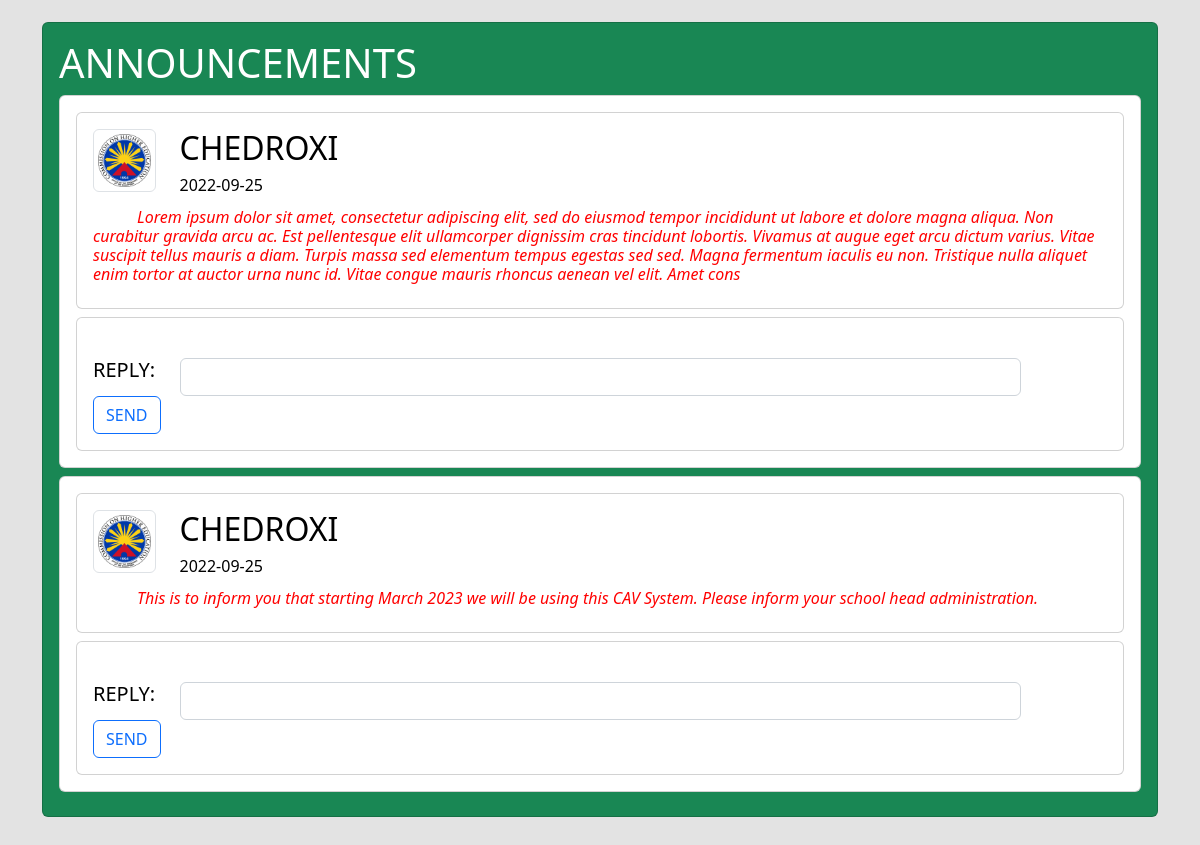
Before: /pages/client/index.php (lower part) with the older database file.
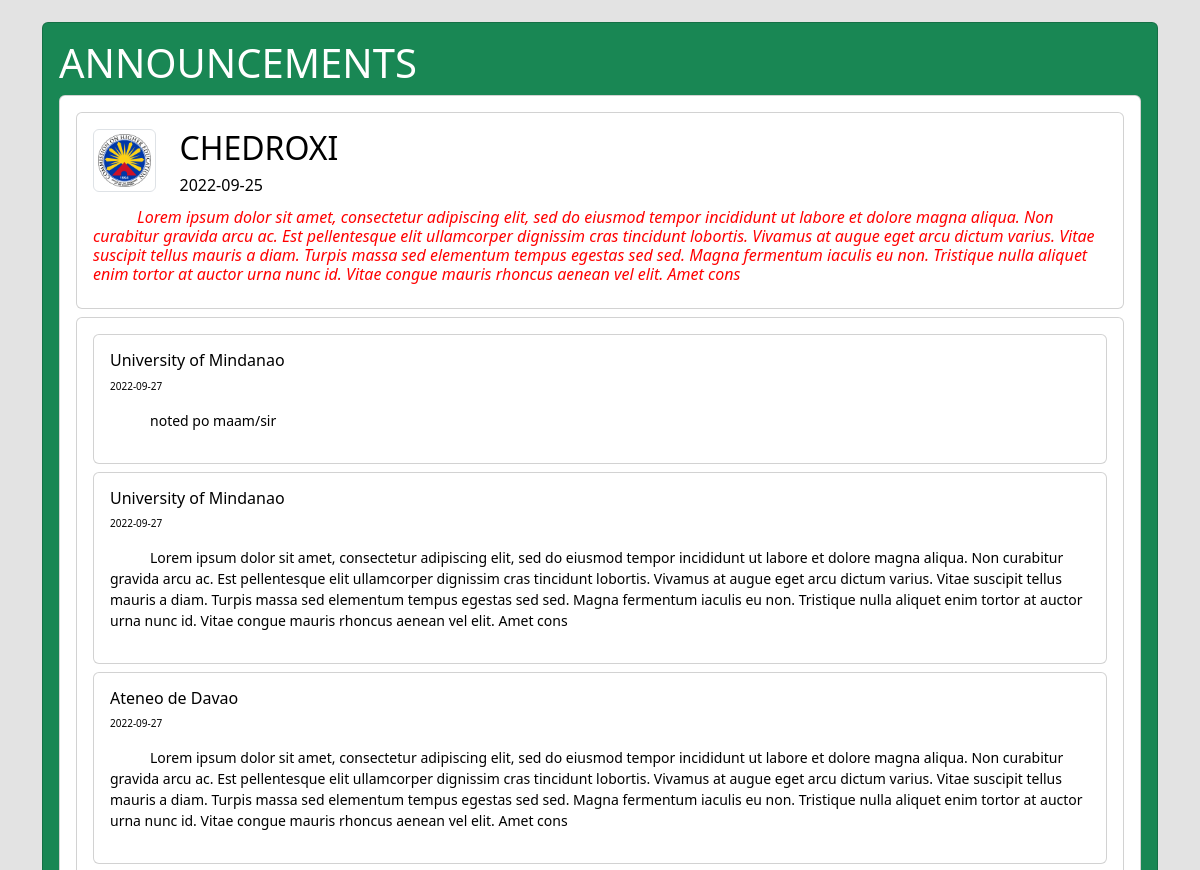
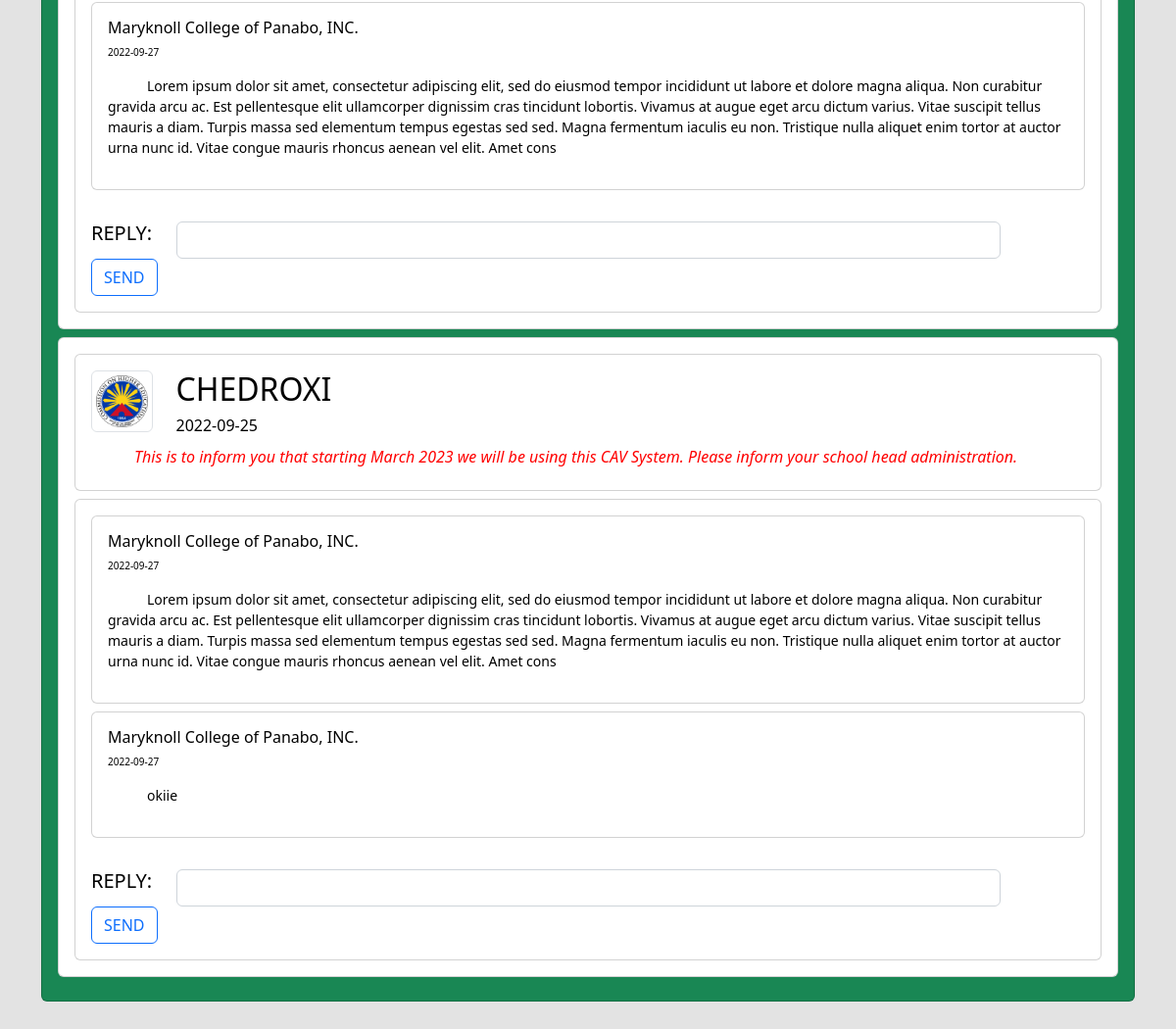
After: the same page with the newer database file (2 pictures, top to bottom).
### tables this page shows
CREATE TABLE `tbl_announcements` (
  `ID` int(11) NOT NULL,
  `description` varchar(500) NOT NULL,
  `date` date NOT NULL,
  `active` varchar(3) NOT NULL
);

CREATE TABLE `tbl_announcement_replies` (
  `id` int(11) NOT NULL,
  `schoolid` int(11) NOT NULL,
  `announcementid` int(11) NOT NULL,
  `reply` varchar(500) NOT NULL,
  `date` date NOT NULL
);

CREATE TABLE `tbl_schools` (
  `schoolID` int(11) NOT NULL,
  `schoolDesc` varchar(50) NOT NULL,
  `schoolCity` varchar(30) NOT NULL,
  `active` varchar(3) NOT NULL
);

### pages/client/index.php (the view, shortened to what this page needs)
<?php
include "../../modules/dbconnection.php";
$qry = "select * from tbl_announcements where active='yes' order by id desc";
$res = mysqli_query($connection,$qry);
?>
<!doctype html>
<html>
    <head>
        <link href="../../src/css/bootstrap.min.css" rel="stylesheet">
    </head>
    <body class="body-bg">
        <div class="container">
            <br>
            <div class="card text-bg-success">
                <div class="card-body">
                    <h1>ANNOUNCEMENTS</h1>
                        <?php while($fet = mysqli_fetch_assoc($res)) { $tmpid = $fet['ID']; ?>
                            <div class="card mb-2">
                                <div class="card-body">
                                    <div class="card mb-2">
                                        <div class="card-body">
                                            <div class="row">
                                                <div class="col-1 mb-3">
                                                    <img src="../../images/logo.png" class="img-thumbnail"alt="">
                                                </div>
                                                <div class="col"><h2 style="color:black;">CHEDROXI</h2><h6 style="color:black;"><?=$fet['date']?></h6></div>
                                            </div>
                                            <h6 style="color:red;font-style:italic;text-indent:5ch;"><?=$fet['description']?></h6>
                                        </div>
                                    </div>
                                    <form method="post" action="../../modules/announcement-reply.php">
                                        <div class="card">
                                            <div class="card-body">
                                                <?php $tmpsql = "select id,schooldesc,announcementid,reply,date from tbl_announcement_replies a inner join tbl_schools b where a.schoolid=b.schoolid and announcementid='$tmpid' order by date asc";$tmpres = mysqli_query($connection,$tmpsql);
                                                    while($tmpfet=mysqli_fetch_assoc($tmpres)){ ?>
                                                        <div class="card mb-2">
                                                            <div class="card-body">
                                                                <div class="col" style="color:black;">
                                                                    <h6><?=$tmpfet['schooldesc']?></h6>
                                                                    <p style="font-size:10px;"><?=$tmpfet['date']?></p>
                                                                </div>
                                                                <div class="col" style="color:black;"><p style="text-indent:5ch;font-size:14px;"><?=$tmpfet['reply']?></p></div>
                                                            </div>
                                                        </div>
                                                <?php } ?>
                                                <br>
                                                <div class="row">
                                                    <div class="col-1" style="color: black;"><h5>REPLY:</h5></div>
                                                    <div class="col-10">
                                                        <input type="text" class="form-control" name="reply" required>
                                                    </div>
                                                    <div class="col"><input type="submit" class="btn btn-outline-primary" value="SEND"></div>
                                                </div>
                                            </div>
                                        </div>
                                    </form>
                                </div>
                            </div>
                        <?php } ?>
                </div>
            </div>
        </div>
    </body>
</html>

### pages/client/index.php (style rules this page uses)
.container { margin-top: 80px; margin-bottom: 50px; }
.body-bg { background-color:#E0E0E0E0; }

Changed rows visible on the page:
added tbl_announcement_replies: schoolid.schoolDesc "University of Mindanao", date "2022-09-27", reply "noted po maam/sir", shown under tbl_announcements (number 1 of 2 on the later page)
added tbl_announcement_replies: schoolid.schoolDesc "University of Mindanao", date "2022-09-27", reply "Lorem ipsum dolor sit amet, consectetur adipiscing elit, sed do eiusmod tempor incididunt ut labore et dolore magna aliqua. Non curabitur gravida arcu ac. Est pellentesque elit ullamcorper dignissim cras tincidunt lobortis. Vivamus at augue eget arcu dictum varius. Vitae suscipit tellus mauris a diam. Turpis massa sed elementum tempus egestas sed sed. Magna fermentum iaculis eu non. Tristique nulla aliquet enim tortor at auctor urna nunc id. Vitae congue mauris rhoncus aenean vel elit. Amet cons", shown under tbl_announcements (number 1 of 2 on the later page)
added tbl_announcement_replies: schoolid.schoolDesc "Ateneo de Davao", date "2022-09-27", reply "Lorem ipsum dolor sit amet, consectetur adipiscing elit, sed do eiusmod tempor incididunt ut labore et dolore magna aliqua. Non curabitur gravida arcu ac. Est pellentesque elit ullamcorper dignissim cras tincidunt lobortis. Vivamus at augue eget arcu dictum varius. Vitae suscipit tellus mauris a diam. Turpis massa sed elementum tempus egestas sed sed. Magna fermentum iaculis eu non. Tristique nulla aliquet enim tortor at auctor urna nunc id. Vitae congue mauris rhoncus aenean vel elit. Amet cons", shown under tbl_announcements (number 1 of 2 on the later page)
added tbl_announcement_replies: schoolid.schoolDesc "Maryknoll College of Panabo, INC.", date "2022-09-27", reply "Lorem ipsum dolor sit amet, consectetur adipiscing elit, sed do eiusmod tempor incididunt ut labore et dolore magna aliqua. Non curabitur gravida arcu ac. Est pellentesque elit ullamcorper dignissim cras tincidunt lobortis. Vivamus at augue eget arcu dictum varius. Vitae suscipit tellus mauris a diam. Turpis massa sed elementum tempus egestas sed sed. Magna fermentum iaculis eu non. Tristique nulla aliquet enim tortor at auctor urna nunc id. Vitae congue mauris rhoncus aenean vel elit. Amet cons", shown under tbl_announcements (number 1 of 2 on the later page)
added tbl_announcement_replies: schoolid.schoolDesc "Maryknoll College of Panabo, INC.", date "2022-09-27", reply "Lorem ipsum dolor sit amet, consectetur adipiscing elit, sed do eiusmod tempor incididunt ut labore et dolore magna aliqua. Non curabitur gravida arcu ac. Est pellentesque elit ullamcorper dignissim cras tincidunt lobortis. Vivamus at augue eget arcu dictum varius. Vitae suscipit tellus mauris a diam. Turpis massa sed elementum tempus egestas sed sed. Magna fermentum iaculis eu non. Tristique nulla aliquet enim tortor at auctor urna nunc id. Vitae congue mauris rhoncus aenean vel elit. Amet cons", shown under tbl_announcements (number 2 of 2 on the later page)
added tbl_announcement_replies: schoolid.schoolDesc "Maryknoll College of Panabo, INC.", date "2022-09-27", reply "okiie", shown under tbl_announcements (number 2 of 2 on the later page)
